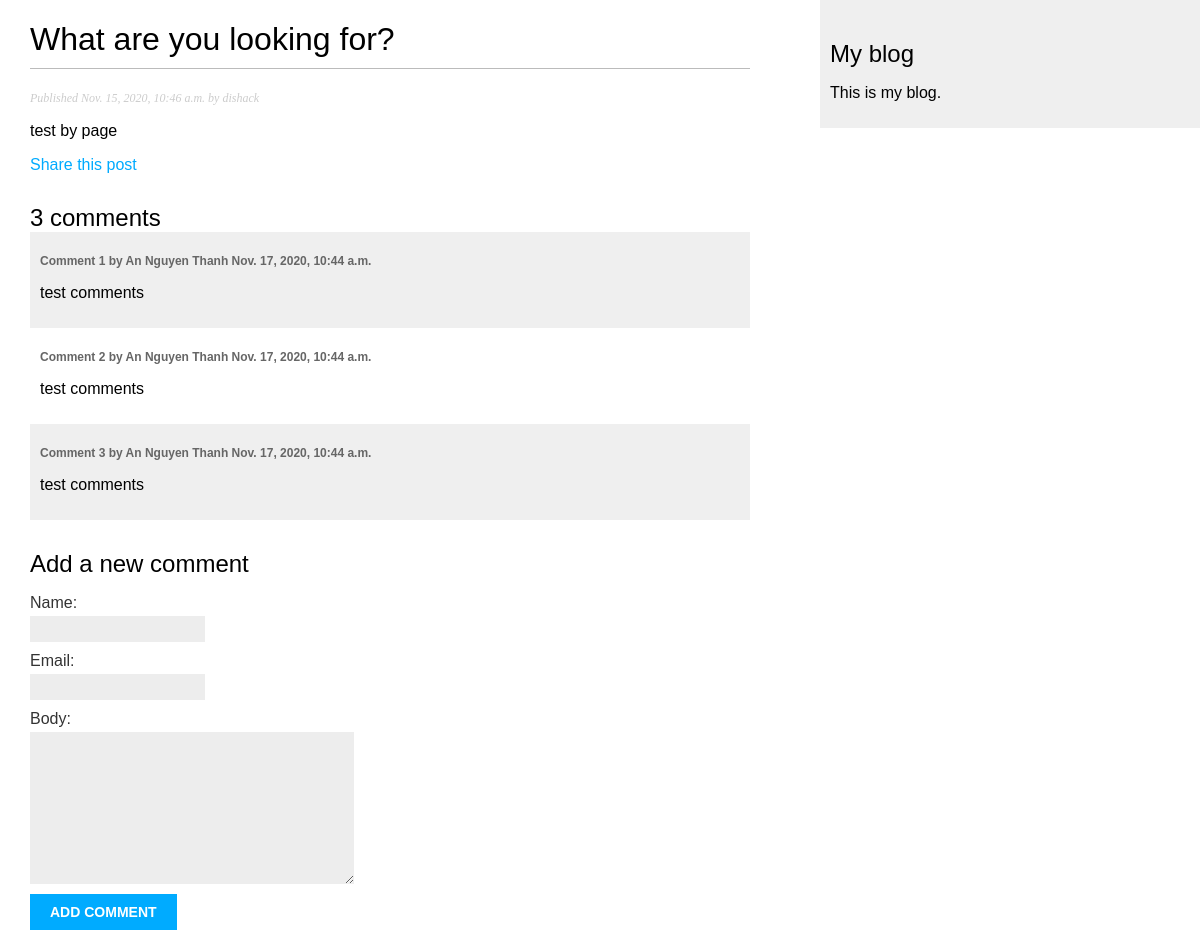
Page /blog/2020/11/15/what-are-you-looking/ on the committed database.
### blog/models.py (models this page shows, shortened)
class Post(models.Model):
    STATUS_CHOICES = (
        ('draft', 'Draft'),
        ('published', 'Published'),)
    title = models.CharField(max_length=250)
    slug = models.SlugField(max_length=250, unique_for_date='publish')
    author = models.ForeignKey(
        User, on_delete=models.CASCADE, related_name='blog_posts')
    body = models.TextField()
    publish = models.DateTimeField(default=timezone.now)
    created = models.DateTimeField(auto_now_add=True)
    updated = models.DateTimeField(auto_now=True)
    status = models.CharField(
        max_length=10, choices=STATUS_CHOICES, default='draft')
    objects = models.Manager()
    published = PublishedManager()
    tags = TaggableManager()
    class Meta:
        ordering = ('-publish',)

class Comment(models.Model):
    post = models.ForeignKey(Post,
                             on_delete=models.CASCADE,
                             related_name='comments')
    name = models.CharField(max_length=80)
    email = models.EmailField()
    body = models.TextField()
    created = models.DateTimeField(auto_now_add=True)
    updated = models.DateTimeField(auto_now=True)
    active = models.BooleanField(default=True)
    class Meta:
        ordering = ('created',)

### blog/views.py (the view)
# urls.py: path('<int:year>/<int:month>/<int:day>/<slug:post>/',views.post_detail, name='post_detail'),
def post_detail(request, year, month, day, post):
    post = get_object_or_404(Post, slug=post,
                             status='published',
                             publish__year=year,
                             publish__month=month,
                             publish__day=day)
    comments = post.comments.filter(active=True)
    new_comment = None
    if request.method == 'POST':
        comment_form = CommentForm(data=request.POST)
        if comment_form.is_valid():
            new_comment = comment_form.save(commit=False)
            new_comment.post = post
            new_comment.save()
    else:
        comment_form = CommentForm()
    return render(request,
                  'blog/post/detail.html',
                  {'post': post,
                   'comments': comments,
                   'new_comment': new_comment,
                   'comment_form': comment_form})

### blog/forms.py
class CommentForm(forms.ModelForm):
    class Meta:
        model = Comment
        fields = ('name', 'email', 'body')

### blog/templates/blog/post/detail.html (shortened to what this page needs)
{% extends "base.html" %}
{% block content %}
  <h1>{{ post.title }}</h1>
  <p class="date">
    Published {{ post.publish }} by {{ post.author }}
  </p>
  {{ post.body|linebreaks }}
  <p>
    <a href="{% url "blog:post_share" post.id %}">
        Share this post
    </a>
  </p>
   {% with comments.count as total_comments %}
    <h2>
      {{ total_comments }} comment{{ total_comments|pluralize }}
    </h2>
  {% endwith %}
  {% for comment in comments %}
    <div class="comment">
      <p class="info">
        Comment {{ forloop.counter }} by {{ comment.name }}
        {{ comment.created }}
      </p>
      {{ comment.body|linebreaks }}
    </div>
  {% empty %}
    <p>There are no comments yet.</p>
  {% endfor %}
  {% if new_comment %}
    <h2>Your comment has been added.</h2>
  {% else %}
    <h2>Add a new comment</h2>
    <form method="post">
      {{ comment_form.as_p }}
      <p><input type="submit" value="Add comment"></p>
    </form>
  {% endif %}
{% endblock %}

### blog/static/css/blog.css (style rules this page uses)
body { margin: 0; padding: 0; font-family: helvetica, sans-serif; }
a { color: #00abff; text-decoration: none; }
h1 { font-weight: normal; border-bottom: 1px solid #bbb; padding: 0 0 10px 0; }
h2 { font-weight: normal; margin: 30px 0 0; }
p.date { color: #ccc; font-family: georgia, serif; font-size: 12px; font-style: italic; }
label { float: left; clear: both; color: #333; margin-bottom: 4px; }
input, textarea { clear: both; float: left; margin: 0 0 10px; background: #ededed; border: 0; padding: 6px 10px; font-size: 12px; }
input[type=submit] { font-weight: bold; background: #00abff; color: #fff; padding: 10px 20px; font-size: 14px; text-transform: uppercase; }
.comment { padding: 10px; }
.comment:nth-child(even) { background: #efefef; }
.comment .info { font-weight: bold; font-size: 12px; color: #666; }

### rows in the picture
Post: title "What are you looking for?", publish "Nov. 15, 2020, 10:46 a.m.", author "dishack", body "test by page"
Comment: name "An Nguyen Thanh", created "Nov. 17, 2020, 10:44 a.m.", body "test comments"
Comment: name "An Nguyen Thanh", created "Nov. 17, 2020, 10:44 a.m.", body "test comments"
Comment: name "An Nguyen Thanh", created "Nov. 17, 2020, 10:44 a.m.", body "test comments"

### other values in the picture
{{ total_comments }} "3"
